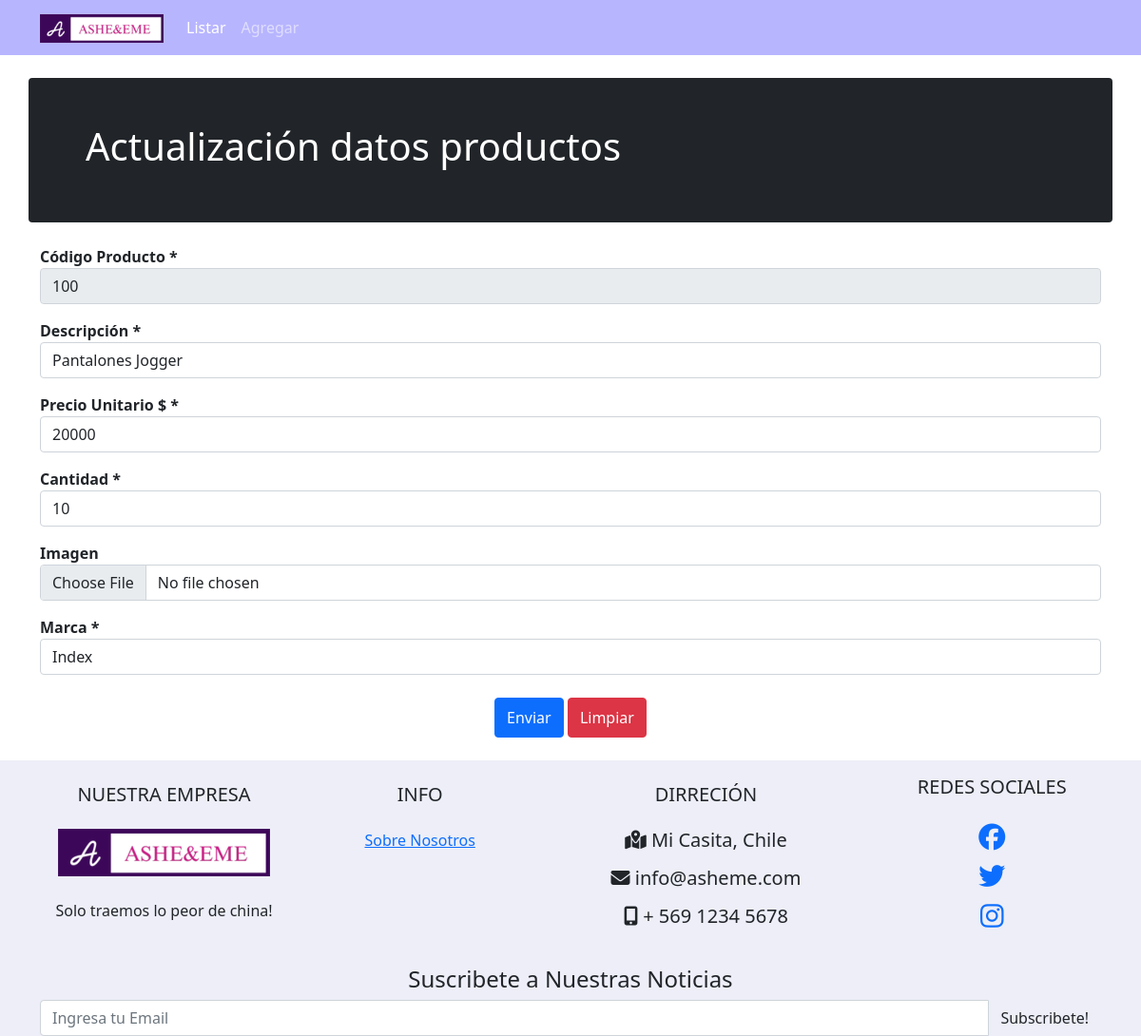
The page /product-update/100 on the database its author committed.
### asheeme/models.py (models this page shows, shortened)
class Producto(models.Model):
    idProducto = models.CharField(primary_key=True, max_length=10,verbose_name='Código')
    descripcion = models.CharField(max_length=100,verbose_name='Descripción')
    precio = models.IntegerField(verbose_name='Precio Unitario')
    cantidad = models.IntegerField(verbose_name='Stock')
    imagen = models.ImageField(verbose_name='Imagen',upload_to='productos',null=True,blank=True)
    marca = models.ForeignKey(Marca, on_delete=models.CASCADE)
    class Meta:
            verbose_name = 'producto'
            verbose_name_plural = 'productos'
            ordering = ["descripcion"]

### asheeme/views.py (the view, shortened to what this page needs)
# urls.py: path('product-update/<idProducto>', product_update, name='product-update'),
def product_update(request, idProducto):
    producto = Producto.objects.get(idProducto = idProducto)
    form = ProductoForm(instance = producto)
    return render(request,'asheeme/product-update.html',{'form':form})

### asheeme/forms.py
class ProductoForm(forms.ModelForm):
    class Meta:
        model = Producto
        fields = [
            'idProducto',
            'descripcion',
            'precio',
            'cantidad',
            'imagen',
            'marca'
        ]
        labels = {
            'idProducto':'Código Producto',
            'descripcion':'Descripción',
            'precio':'Precio Unitario $',
            'cantidad':'Stock',
            'imagen':"Imagen",
            'marca':'Marca'
        }
        widgets = {
            'idProducto':forms.TextInput(attrs={'class':'form-control'}),
            'descripcion':forms.TextInput(attrs={'class':'form-control','type':'text'}),
            'precio':forms.TextInput(attrs={'class':'form-control','type':'number'}),
            'cantidad':forms.TextInput(attrs={'class':'form-control','type':'number'}),
            'imagen':forms.FileInput(attrs={'class':'form-control'}),
            'marca':forms.Select(attrs={'class':'form-control'})
        }

### asheeme/models.py (called while the page is built)
    def __str__(self):
        return self.nombreMarca

### asheeme/templates/asheeme/product-update.html (shortened to what this page needs)
{% extends 'asheeme/base.html' %}
{% load static %}
{% block content %}
<div class="container">
    <div class="row bg-dark text-white rounded p-5 mt-4 mb-4">
        <h1>Actualización datos productos</h1>
    </div>
    <div class="row">
        <form action="" method="POST" id="formulario" enctype="multipart/form-data">
            <div class="form-group mb-3">
                <label class="fw-bold">Código Producto *</label>
                <div class="input-group">
                    {{form.idProducto}}
                </div>
            </div>
            <div class="form-group mb-3">
                <label class="fw-bold">Descripción *</label>
                <div class="input-group " >
                    {{form.descripcion}}
                </div>
            </div>
            <div class="form-group mb-3">
                <label class="fw-bold">Precio Unitario $ *</label>
                <div class="input-group">
                    {{form.precio}}
                </div>
            </div>
            <div class="form-group mb-3">
                <label class="fw-bold">Cantidad *</label>
                <div class="input-group">
                    {{form.cantidad}}
                </div>
            </div>
            <div class="form-group mb-3">
                <label class="fw-bold">Imagen</label>
                {{form.imagen}}
            </div>
            <div class="form-group mb-3">
                <label class="fw-bold">Marca *</label>
                <div class="input-group">
                    {{form.marca}}
                </div>
            </div>
            <div class="text-center mt-4">
                <input type="submit" class="btn btn-primary btn-block py-2" id="enviar" value="Enviar">
                <input type="reset" class="btn btn-danger btn-block py-2" id="limpiar" value="Limpiar">
            </div>
        </form>
    </div>
</div>
{% endblock %}

### rows shown on the page
Producto: idProducto "100", descripcion "Pantalones Jogger", precio "20000", cantidad "10", marca "Index"
